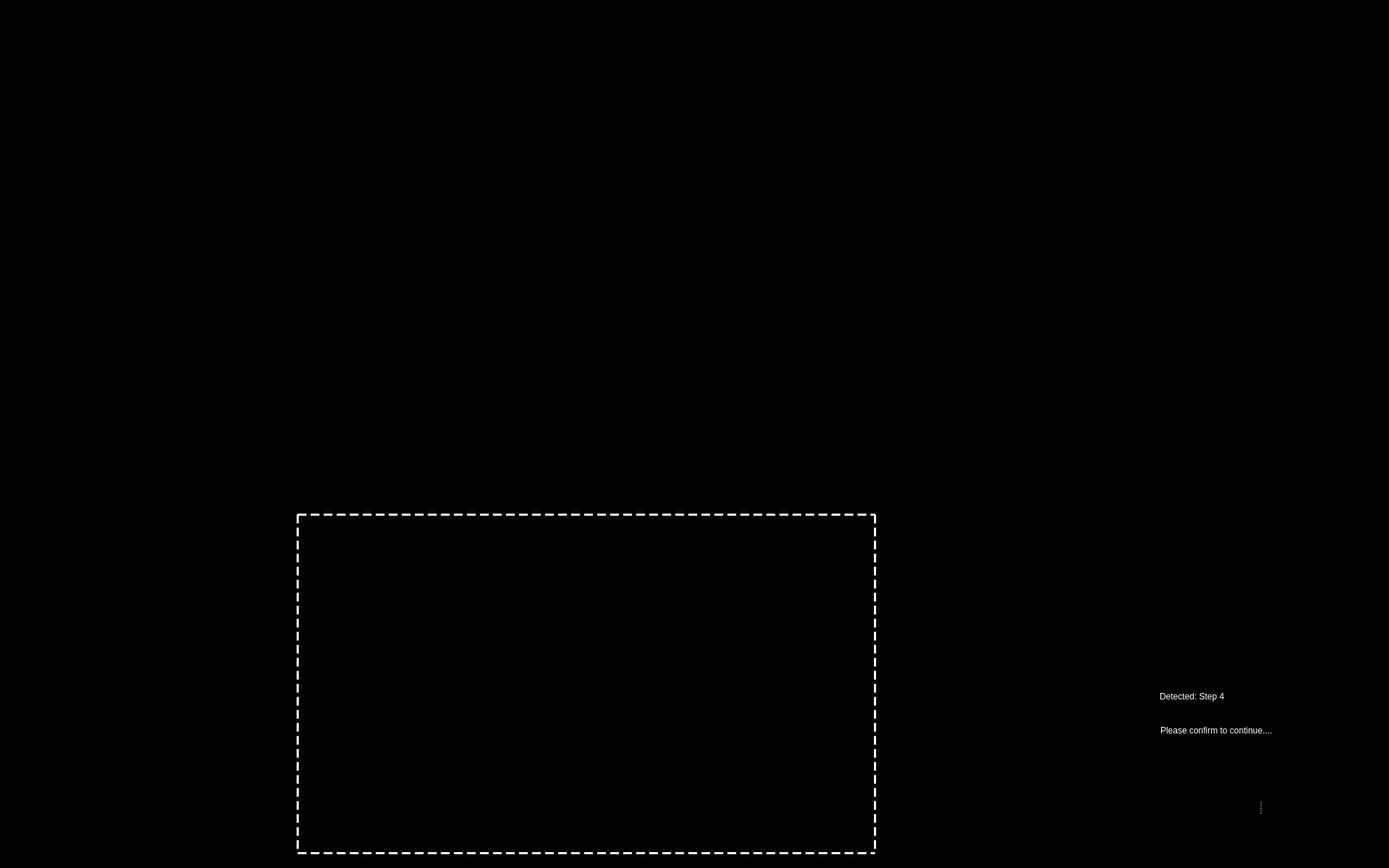
<?xml version="1.0" encoding="UTF-8"?>
<ui version="4.0">
 <class>Entry_Step_4_UI</class>
 <widget class="QWidget" name="Entry_Step_4_UI">
  <property name="windowModality">
   <enum>Qt::WindowModal</enum>
  </property>
  <property name="enabled">
   <bool>true</bool>
  </property>
  <property name="geometry">
   <rect>
    <x>0</x>
    <y>0</y>
    <width>1920</width>
    <height>1200</height>
   </rect>
  </property>
  <property name="sizePolicy">
   <sizepolicy hsizetype="Preferred" vsizetype="Preferred">
    <horstretch>0</horstretch>
    <verstretch>0</verstretch>
   </sizepolicy>
  </property>
  <property name="minimumSize">
   <size>
    <width>0</width>
    <height>0</height>
   </size>
  </property>
  <property name="maximumSize">
   <size>
    <width>1920</width>
    <height>1200</height>
   </size>
  </property>
  <property name="windowTitle">
   <string>Food Assist</string>
  </property>
  <property name="windowOpacity">
   <double>1.000000000000000</double>
  </property>
  <property name="styleSheet">
   <string notr="true">background-color: rgb(0, 0, 0);</string>
  </property>
  <widget class="QWidget" name="widget" native="true">
   <property name="geometry">
    <rect>
     <x>1543</x>
     <y>940</y>
     <width>371</width>
     <height>81</height>
    </rect>
   </property>
   <property name="styleSheet">
    <string notr="true">background-color: rgb(0, 0, 0);</string>
   </property>
   <widget class="QLabel" name="label">
    <property name="geometry">
     <rect>
      <x>10</x>
      <y>0</y>
      <width>41</width>
      <height>51</height>
     </rect>
    </property>
    <property name="styleSheet">
     <string notr="true"/>
    </property>
    <property name="text">
     <string/>
    </property>
    <property name="pixmap">
     <pixmap resource="resources/res.qrc">:/img/Icon Detected.svg</pixmap>
    </property>
    <property name="alignment">
     <set>Qt::AlignRight|Qt::AlignTrailing|Qt::AlignVCenter</set>
    </property>
   </widget>
   <widget class="QLabel" name="label_2">
    <property name="geometry">
     <rect>
      <x>60</x>
      <y>3</y>
      <width>271</width>
      <height>40</height>
     </rect>
    </property>
    <property name="styleSheet">
     <string notr="true">font: 75 28pt &quot;Arial&quot;;
color: rgb(255, 255, 255);</string>
    </property>
    <property name="text">
     <string>Detected: Step 4</string>
    </property>
    <property name="textFormat">
     <enum>Qt::RichText</enum>
    </property>
   </widget>
   <widget class="QLabel" name="label_3">
    <property name="geometry">
     <rect>
      <x>61</x>
      <y>54</y>
      <width>321</width>
      <height>31</height>
     </rect>
    </property>
    <property name="styleSheet">
     <string notr="true">font: 18pt &quot;Arial&quot;;
color: rgb(255, 255, 255)</string>
    </property>
    <property name="text">
     <string>Please confirm to continue....</string>
    </property>
   </widget>
  </widget>
  <widget class="QLabel" name="label_8">
   <property name="geometry">
    <rect>
     <x>550</x>
     <y>730</y>
     <width>381</width>
     <height>281</height>
    </rect>
   </property>
   <property name="styleSheet">
    <string notr="true">background-color: qradialgradient(spread:pad, cx:0.511, cy:0.511364, radius:1.199, fx:0.511, fy:0.511409, stop:0 rgba(255, 255, 112, 255), stop:0.176136 rgba(228, 255, 188, 80), stop:0.494318 rgba(252, 128, 128, 80), stop:0.505682 rgba(255, 231, 130, 179), stop:0.698864 rgba(225, 255, 162, 80), stop:1 rgba(255, 255, 255, 0));</string>
   </property>
   <property name="text">
    <string/>
   </property>
  </widget>
  <widget class="QLabel" name="img_detected_step4">
   <property name="geometry">
    <rect>
     <x>1440</x>
     <y>470</y>
     <width>471</width>
     <height>461</height>
    </rect>
   </property>
   <property name="frameShape">
    <enum>QFrame::NoFrame</enum>
   </property>
   <property name="text">
    <string/>
   </property>
   <property name="pixmap">
    <pixmap resource="resources/res.qrc">:/detected steps/Detected Step4.png</pixmap>
   </property>
   <property name="scaledContents">
    <bool>true</bool>
   </property>
  </widget>
  <widget class="QLabel" name="label_9">
   <property name="geometry">
    <rect>
     <x>410</x>
     <y>710</y>
     <width>801</width>
     <height>471</height>
    </rect>
   </property>
   <property name="styleSheet">
    <string notr="true">border :3px solid white;
border-style : dashed;
background-color: rgb(0, 0, 0);</string>
   </property>
   <property name="text">
    <string/>
   </property>
  </widget>
  <widget class="QWidget" name="widget_2" native="true">
   <property name="geometry">
    <rect>
     <x>1559</x>
     <y>1030</y>
     <width>361</width>
     <height>161</height>
    </rect>
   </property>
   <property name="styleSheet">
    <string notr="true">background-color: rgb(0,0,0);</string>
   </property>
   <widget class="QSplitter" name="splitter">
    <property name="geometry">
     <rect>
      <x>10</x>
      <y>10</y>
      <width>345</width>
      <height>150</height>
     </rect>
    </property>
    <property name="frameShape">
     <enum>QFrame::NoFrame</enum>
    </property>
    <property name="frameShadow">
     <enum>QFrame::Plain</enum>
    </property>
    <property name="lineWidth">
     <number>0</number>
    </property>
    <property name="orientation">
     <enum>Qt::Horizontal</enum>
    </property>
    <property name="opaqueResize">
     <bool>false</bool>
    </property>
    <property name="handleWidth">
     <number>45</number>
    </property>
    <property name="childrenCollapsible">
     <bool>false</bool>
    </property>
    <widget class="QPushButton" name="button_yes">
     <property name="enabled">
      <bool>true</bool>
     </property>
     <property name="minimumSize">
      <size>
       <width>81</width>
       <height>81</height>
      </size>
     </property>
     <property name="maximumSize">
      <size>
       <width>150</width>
       <height>150</height>
      </size>
     </property>
     <property name="cursor">
      <cursorShape>OpenHandCursor</cursorShape>
     </property>
     <property name="focusPolicy">
      <enum>Qt::WheelFocus</enum>
     </property>
     <property name="contextMenuPolicy">
      <enum>Qt::DefaultContextMenu</enum>
     </property>
     <property name="icon">
      <iconset resource="resources/res.qrc">
       <normaloff>:/buttons/Button Yes.svg</normaloff>:/buttons/Button Yes.svg</iconset>
     </property>
     <property name="iconSize">
      <size>
       <width>144</width>
       <height>144</height>
      </size>
     </property>
     <property name="autoDefault">
      <bool>false</bool>
     </property>
     <property name="default">
      <bool>false</bool>
     </property>
     <property name="flat">
      <bool>true</bool>
     </property>
    </widget>
    <widget class="QPushButton" name="button_no">
     <property name="enabled">
      <bool>true</bool>
     </property>
     <property name="minimumSize">
      <size>
       <width>81</width>
       <height>81</height>
      </size>
     </property>
     <property name="maximumSize">
      <size>
       <width>150</width>
       <height>150</height>
      </size>
     </property>
     <property name="cursor">
      <cursorShape>OpenHandCursor</cursorShape>
     </property>
     <property name="focusPolicy">
      <enum>Qt::WheelFocus</enum>
     </property>
     <property name="contextMenuPolicy">
      <enum>Qt::DefaultContextMenu</enum>
     </property>
     <property name="icon">
      <iconset resource="resources/res.qrc">
       <normaloff>:/buttons/Button No.svg</normaloff>:/buttons/Button No.svg</iconset>
     </property>
     <property name="iconSize">
      <size>
       <width>144</width>
       <height>144</height>
      </size>
     </property>
     <property name="autoDefault">
      <bool>false</bool>
     </property>
     <property name="default">
      <bool>false</bool>
     </property>
     <property name="flat">
      <bool>true</bool>
     </property>
    </widget>
   </widget>
  </widget>
 </widget>
 <resources>
  <include location="resources/res.qrc"/>
 </resources>
 <connections/>
</ui>
